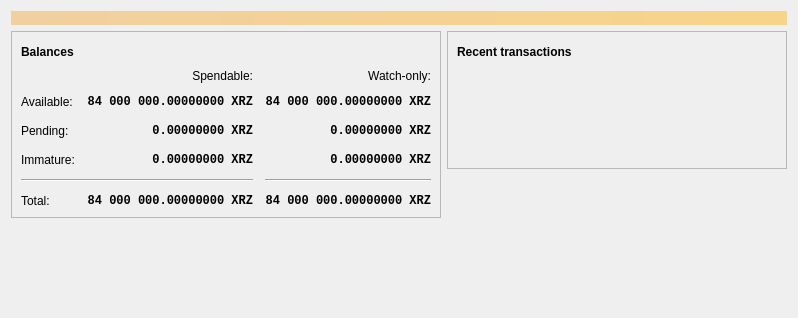
<?xml version="1.0" encoding="UTF-8"?>
<ui version="4.0">
 <class>OverviewPage</class>
 <widget class="QWidget" name="OverviewPage">
  <property name="geometry">
   <rect>
    <x>0</x>
    <y>0</y>
    <width>798</width>
    <height>318</height>
   </rect>
  </property>
  <property name="windowTitle">
   <string>Form</string>
  </property>
  <layout class="QVBoxLayout" name="topLayout">
   <item>
    <widget class="QLabel" name="labelAlerts">
     <property name="visible">
      <bool>false</bool>
     </property>
     <property name="styleSheet">
      <string notr="true">QLabel { background-color: qlineargradient(x1: 0, y1: 0, x2: 1, y2: 0, stop:0 #F0D0A0, stop:1 #F8D488); color:#000000; }</string>
     </property>
     <property name="wordWrap">
      <bool>true</bool>
     </property>
     <property name="margin">
      <number>3</number>
     </property>
     <property name="textInteractionFlags">
      <set>Qt::TextSelectableByMouse</set>
     </property>
    </widget>
   </item>
   <item>
    <layout class="QHBoxLayout" name="horizontalLayout" stretch="1,1">
     <item>
      <layout class="QVBoxLayout" name="verticalLayout_2">
       <item>
        <widget class="QFrame" name="frame">
         <property name="frameShape">
          <enum>QFrame::StyledPanel</enum>
         </property>
         <property name="frameShadow">
          <enum>QFrame::Raised</enum>
         </property>
         <layout class="QVBoxLayout" name="verticalLayout_4">
          <item>
           <layout class="QHBoxLayout" name="horizontalLayout_4">
            <item>
             <widget class="QLabel" name="label_5">
              <property name="font">
               <font>
                <weight>75</weight>
                <bold>true</bold>
               </font>
              </property>
              <property name="text">
               <string>Balances</string>
              </property>
             </widget>
            </item>
            <item>
             <widget class="QPushButton" name="labelWalletStatus">
              <property name="enabled">
               <bool>true</bool>
              </property>
              <property name="maximumSize">
               <size>
                <width>30</width>
                <height>16777215</height>
               </size>
              </property>
              <property name="toolTip">
               <string>The displayed information may be out of date. Your wallet automatically synchronizes with the Xarza network after a connection is established, but this process has not completed yet.</string>
              </property>
              <property name="text">
               <string/>
              </property>
              <property name="icon">
               <iconset resource="../bitcoin.qrc">
                <normaloff>:/icons/warning</normaloff>
                <disabledoff>:/icons/warning</disabledoff>:/icons/warning</iconset>
              </property>
              <property name="iconSize">
               <size>
                <width>24</width>
                <height>24</height>
               </size>
              </property>
              <property name="flat">
               <bool>true</bool>
              </property>
             </widget>
            </item>
            <item>
             <spacer name="horizontalSpacer_3">
              <property name="orientation">
               <enum>Qt::Horizontal</enum>
              </property>
              <property name="sizeHint" stdset="0">
               <size>
                <width>40</width>
                <height>20</height>
               </size>
              </property>
             </spacer>
            </item>
           </layout>
          </item>
          <item>
           <layout class="QGridLayout" name="gridLayout">
            <property name="spacing">
             <number>12</number>
            </property>
            <item row="2" column="2">
             <widget class="QLabel" name="labelWatchPending">
              <property name="font">
               <font>
                <family>Monospace</family>
                <weight>75</weight>
                <bold>true</bold>
               </font>
              </property>
              <property name="cursor">
               <cursorShape>IBeamCursor</cursorShape>
              </property>
              <property name="toolTip">
               <string>Unconfirmed transactions to watch-only addresses</string>
              </property>
              <property name="text">
               <string notr="true">0.00000000 XRZ</string>
              </property>
              <property name="alignment">
               <set>Qt::AlignRight|Qt::AlignTrailing|Qt::AlignVCenter</set>
              </property>
              <property name="textInteractionFlags">
               <set>Qt::LinksAccessibleByMouse|Qt::TextSelectableByKeyboard|Qt::TextSelectableByMouse</set>
              </property>
             </widget>
            </item>
            <item row="2" column="1">
             <widget class="QLabel" name="labelUnconfirmed">
              <property name="font">
               <font>
                <family>Monospace</family>
                <weight>75</weight>
                <bold>true</bold>
               </font>
              </property>
              <property name="cursor">
               <cursorShape>IBeamCursor</cursorShape>
              </property>
              <property name="toolTip">
               <string>Total of transactions that have yet to be confirmed, and do not yet count toward the spendable balance</string>
              </property>
              <property name="text">
               <string notr="true">0.00000000 XRZ</string>
              </property>
              <property name="alignment">
               <set>Qt::AlignRight|Qt::AlignTrailing|Qt::AlignVCenter</set>
              </property>
              <property name="textInteractionFlags">
               <set>Qt::LinksAccessibleByMouse|Qt::TextSelectableByKeyboard|Qt::TextSelectableByMouse</set>
              </property>
             </widget>
            </item>
            <item row="3" column="2">
             <widget class="QLabel" name="labelWatchImmature">
              <property name="font">
               <font>
                <family>Monospace</family>
                <weight>75</weight>
                <bold>true</bold>
               </font>
              </property>
              <property name="cursor">
               <cursorShape>IBeamCursor</cursorShape>
              </property>
              <property name="toolTip">
               <string>Mined balance in watch-only addresses that has not yet matured</string>
              </property>
              <property name="text">
               <string notr="true">0.00000000 XRZ</string>
              </property>
              <property name="alignment">
               <set>Qt::AlignRight|Qt::AlignTrailing|Qt::AlignVCenter</set>
              </property>
              <property name="textInteractionFlags">
               <set>Qt::LinksAccessibleByMouse|Qt::TextSelectableByKeyboard|Qt::TextSelectableByMouse</set>
              </property>
             </widget>
            </item>
            <item row="4" column="0" colspan="2">
             <widget class="Line" name="line">
              <property name="orientation">
               <enum>Qt::Horizontal</enum>
              </property>
             </widget>
            </item>
            <item row="4" column="2">
             <widget class="Line" name="lineWatchBalance">
              <property name="sizePolicy">
               <sizepolicy hsizetype="Preferred" vsizetype="Fixed">
                <horstretch>0</horstretch>
                <verstretch>0</verstretch>
               </sizepolicy>
              </property>
              <property name="minimumSize">
               <size>
                <width>140</width>
                <height>0</height>
               </size>
              </property>
              <property name="orientation">
               <enum>Qt::Horizontal</enum>
              </property>
             </widget>
            </item>
            <item row="5" column="0">
             <widget class="QLabel" name="labelTotalText">
              <property name="text">
               <string>Total:</string>
              </property>
             </widget>
            </item>
            <item row="3" column="1">
             <widget class="QLabel" name="labelImmature">
              <property name="font">
               <font>
                <family>Monospace</family>
                <weight>75</weight>
                <bold>true</bold>
               </font>
              </property>
              <property name="cursor">
               <cursorShape>IBeamCursor</cursorShape>
              </property>
              <property name="toolTip">
               <string>Mined balance that has not yet matured</string>
              </property>
              <property name="text">
               <string notr="true">0.00000000 XRZ</string>
              </property>
              <property name="alignment">
               <set>Qt::AlignRight|Qt::AlignTrailing|Qt::AlignVCenter</set>
              </property>
              <property name="textInteractionFlags">
               <set>Qt::LinksAccessibleByMouse|Qt::TextSelectableByKeyboard|Qt::TextSelectableByMouse</set>
              </property>
             </widget>
            </item>
            <item row="2" column="3">
             <spacer name="horizontalSpacer_2">
              <property name="orientation">
               <enum>Qt::Horizontal</enum>
              </property>
              <property name="sizeHint" stdset="0">
               <size>
                <width>40</width>
                <height>20</height>
               </size>
              </property>
             </spacer>
            </item>
            <item row="3" column="0">
             <widget class="QLabel" name="labelImmatureText">
              <property name="text">
               <string>Immature:</string>
              </property>
             </widget>
            </item>
            <item row="5" column="1">
             <widget class="QLabel" name="labelTotal">
              <property name="font">
               <font>
                <family>Monospace</family>
                <weight>75</weight>
                <bold>true</bold>
               </font>
              </property>
              <property name="cursor">
               <cursorShape>IBeamCursor</cursorShape>
              </property>
              <property name="toolTip">
               <string>Your current total balance</string>
              </property>
              <property name="text">
               <string notr="true">84 000 000.00000000 XRZ</string>
              </property>
              <property name="alignment">
               <set>Qt::AlignRight|Qt::AlignTrailing|Qt::AlignVCenter</set>
              </property>
              <property name="textInteractionFlags">
               <set>Qt::LinksAccessibleByMouse|Qt::TextSelectableByKeyboard|Qt::TextSelectableByMouse</set>
              </property>
             </widget>
            </item>
            <item row="5" column="2">
             <widget class="QLabel" name="labelWatchTotal">
              <property name="font">
               <font>
                <family>Monospace</family>
                <weight>75</weight>
                <bold>true</bold>
               </font>
              </property>
              <property name="cursor">
               <cursorShape>IBeamCursor</cursorShape>
              </property>
              <property name="toolTip">
               <string>Current total balance in watch-only addresses</string>
              </property>
              <property name="text">
               <string notr="true">84 000 000.00000000 XRZ</string>
              </property>
              <property name="alignment">
               <set>Qt::AlignRight|Qt::AlignTrailing|Qt::AlignVCenter</set>
              </property>
              <property name="textInteractionFlags">
               <set>Qt::LinksAccessibleByMouse|Qt::TextSelectableByKeyboard|Qt::TextSelectableByMouse</set>
              </property>
             </widget>
            </item>
            <item row="0" column="2">
             <widget class="QLabel" name="labelWatchonly">
              <property name="text">
               <string>Watch-only:</string>
              </property>
              <property name="alignment">
               <set>Qt::AlignRight|Qt::AlignTrailing|Qt::AlignVCenter</set>
              </property>
             </widget>
            </item>
            <item row="1" column="0">
             <widget class="QLabel" name="labelBalanceText">
              <property name="text">
               <string>Available:</string>
              </property>
             </widget>
            </item>
            <item row="1" column="1">
             <widget class="QLabel" name="labelBalance">
              <property name="font">
               <font>
                <family>Monospace</family>
                <weight>75</weight>
                <bold>true</bold>
               </font>
              </property>
              <property name="cursor">
               <cursorShape>IBeamCursor</cursorShape>
              </property>
              <property name="toolTip">
               <string>Your current spendable balance</string>
              </property>
              <property name="text">
               <string notr="true">84 000 000.00000000 XRZ</string>
              </property>
              <property name="alignment">
               <set>Qt::AlignRight|Qt::AlignTrailing|Qt::AlignVCenter</set>
              </property>
              <property name="textInteractionFlags">
               <set>Qt::LinksAccessibleByMouse|Qt::TextSelectableByKeyboard|Qt::TextSelectableByMouse</set>
              </property>
             </widget>
            </item>
            <item row="1" column="2">
             <widget class="QLabel" name="labelWatchAvailable">
              <property name="font">
               <font>
                <family>Monospace</family>
                <weight>75</weight>
                <bold>true</bold>
               </font>
              </property>
              <property name="cursor">
               <cursorShape>IBeamCursor</cursorShape>
              </property>
              <property name="toolTip">
               <string>Your current balance in watch-only addresses</string>
              </property>
              <property name="text">
               <string notr="true">84 000 000.00000000 XRZ</string>
              </property>
              <property name="alignment">
               <set>Qt::AlignRight|Qt::AlignTrailing|Qt::AlignVCenter</set>
              </property>
              <property name="textInteractionFlags">
               <set>Qt::LinksAccessibleByMouse|Qt::TextSelectableByKeyboard|Qt::TextSelectableByMouse</set>
              </property>
             </widget>
            </item>
            <item row="2" column="0">
             <widget class="QLabel" name="labelPendingText">
              <property name="text">
               <string>Pending:</string>
              </property>
             </widget>
            </item>
            <item row="0" column="1">
             <widget class="QLabel" name="labelSpendable">
              <property name="text">
               <string>Spendable:</string>
              </property>
              <property name="alignment">
               <set>Qt::AlignRight|Qt::AlignTrailing|Qt::AlignVCenter</set>
              </property>
             </widget>
            </item>
           </layout>
          </item>
         </layout>
        </widget>
       </item>
       <item>
        <spacer name="verticalSpacer">
         <property name="orientation">
          <enum>Qt::Vertical</enum>
         </property>
         <property name="sizeHint" stdset="0">
          <size>
           <width>20</width>
           <height>40</height>
          </size>
         </property>
        </spacer>
       </item>
      </layout>
     </item>
     <item>
      <layout class="QVBoxLayout" name="verticalLayout_3">
       <item>
        <widget class="QFrame" name="frame_2">
         <property name="frameShape">
          <enum>QFrame::StyledPanel</enum>
         </property>
         <property name="frameShadow">
          <enum>QFrame::Raised</enum>
         </property>
         <layout class="QVBoxLayout" name="verticalLayout">
          <item>
           <layout class="QHBoxLayout" name="horizontalLayout_2">
            <item>
             <widget class="QLabel" name="label_4">
              <property name="font">
               <font>
                <weight>75</weight>
                <bold>true</bold>
               </font>
              </property>
              <property name="text">
               <string>Recent transactions</string>
              </property>
             </widget>
            </item>
            <item>
             <widget class="QPushButton" name="labelTransactionsStatus">
              <property name="enabled">
               <bool>true</bool>
              </property>
              <property name="maximumSize">
               <size>
                <width>30</width>
                <height>16777215</height>
               </size>
              </property>
              <property name="toolTip">
               <string>The displayed information may be out of date. Your wallet automatically synchronizes with the Xarza network after a connection is established, but this process has not completed yet.</string>
              </property>
              <property name="text">
               <string/>
              </property>
              <property name="icon">
               <iconset resource="../bitcoin.qrc">
                <normaloff>:/icons/warning</normaloff>
                <disabledoff>:/icons/warning</disabledoff>:/icons/warning</iconset>
              </property>
              <property name="iconSize">
               <size>
                <width>24</width>
                <height>24</height>
               </size>
              </property>
              <property name="flat">
               <bool>true</bool>
              </property>
             </widget>
            </item>
            <item>
             <spacer name="horizontalSpacer">
              <property name="orientation">
               <enum>Qt::Horizontal</enum>
              </property>
              <property name="sizeHint" stdset="0">
               <size>
                <width>40</width>
                <height>20</height>
               </size>
              </property>
             </spacer>
            </item>
           </layout>
          </item>
          <item>
           <widget class="TransactionOverviewWidget" name="listTransactions">
            <property name="styleSheet">
             <string notr="true">QListView { background: transparent; }</string>
            </property>
            <property name="frameShape">
             <enum>QFrame::NoFrame</enum>
            </property>
            <property name="verticalScrollBarPolicy">
             <enum>Qt::ScrollBarAlwaysOff</enum>
            </property>
            <property name="horizontalScrollBarPolicy">
             <enum>Qt::ScrollBarAlwaysOff</enum>
            </property>
            <property name="sizeAdjustPolicy">
             <enum>QAbstractScrollArea::AdjustToContents</enum>
            </property>
            <property name="selectionMode">
             <enum>QAbstractItemView::NoSelection</enum>
            </property>
            <property name="uniformItemSizes">
             <bool>true</bool>
            </property>
           </widget>
          </item>
         </layout>
        </widget>
       </item>
       <item>
        <spacer name="verticalSpacer_2">
         <property name="orientation">
          <enum>Qt::Vertical</enum>
         </property>
         <property name="sizeHint" stdset="0">
          <size>
           <width>20</width>
           <height>40</height>
          </size>
         </property>
        </spacer>
       </item>
      </layout>
     </item>
    </layout>
   </item>
  </layout>
 </widget>
 <customwidgets>
  <customwidget>
   <class>TransactionOverviewWidget</class>
   <extends>QListView</extends>
   <header>qt/transactionoverviewwidget.h</header>
  </customwidget>
 </customwidgets>
 <resources/>
 <connections/>
</ui>
